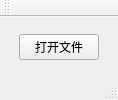
<?xml version="1.0" encoding="UTF-8"?>
<ui version="4.0">
 <class>MainWindow</class>
 <widget class="QMainWindow" name="MainWindow">
  <property name="geometry">
   <rect>
    <x>0</x>
    <y>0</y>
    <width>118</width>
    <height>100</height>
   </rect>
  </property>
  <property name="windowTitle">
   <string>MainWindow</string>
  </property>
  <widget class="QWidget" name="centralWidget">
   <layout class="QVBoxLayout" name="verticalLayout">
    <item>
     <layout class="QHBoxLayout" name="horizontalLayout">
      <item>
       <spacer name="horizontalSpacer">
        <property name="orientation">
         <enum>Qt::Horizontal</enum>
        </property>
        <property name="sizeHint" stdset="0">
         <size>
          <width>40</width>
          <height>20</height>
         </size>
        </property>
       </spacer>
      </item>
      <item>
       <widget class="QPushButton" name="pushButton">
        <property name="text">
         <string>打开文件</string>
        </property>
       </widget>
      </item>
      <item>
       <spacer name="horizontalSpacer_2">
        <property name="orientation">
         <enum>Qt::Horizontal</enum>
        </property>
        <property name="sizeHint" stdset="0">
         <size>
          <width>40</width>
          <height>20</height>
         </size>
        </property>
       </spacer>
      </item>
     </layout>
    </item>
   </layout>
  </widget>
  <widget class="QMenuBar" name="menuBar">
   <property name="geometry">
    <rect>
     <x>0</x>
     <y>0</y>
     <width>118</width>
     <height>23</height>
    </rect>
   </property>
  </widget>
  <widget class="QToolBar" name="mainToolBar">
   <attribute name="toolBarArea">
    <enum>TopToolBarArea</enum>
   </attribute>
   <attribute name="toolBarBreak">
    <bool>false</bool>
   </attribute>
  </widget>
  <widget class="QStatusBar" name="statusBar"/>
 </widget>
 <layoutdefault spacing="6" margin="11"/>
 <resources/>
 <connections/>
</ui>
